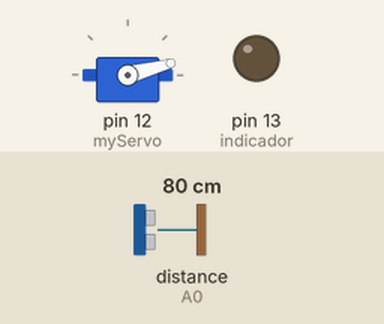
Simulated run of this sketch. Board: Arduino Uno, built with avr-gcc and run on an emulated ATmega328P. Parts: servo, output pins drawn as LEDs (lit = HIGH). Wiring (inferred from the names in the program): ultrasonic range finder: trigger A1; echo A0. Inputs (shaded band) come from the test bench; at power-on: distance to the obstacle (sensor on A0) 80 cm. The echo pulse lasts 58.3 µs per cm; pins used as bus, display or sensor lines are not drawn; what the sketch prints to the serial monitor is not drawn.

Above: at 0.01 s.
1.3 s: distance to the obstacle (sensor on A0) set to 2 cm
At 2.1 s:
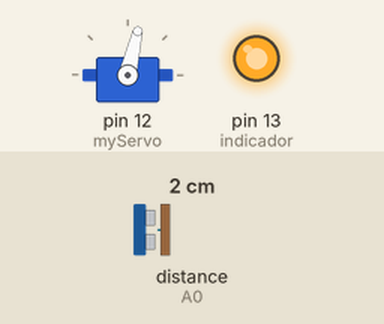
4.3 s: distance to the obstacle (sensor on A0) set to 36 cm
7.3 s: distance to the obstacle (sensor on A0) set to 43 cm
At 7.8 s:
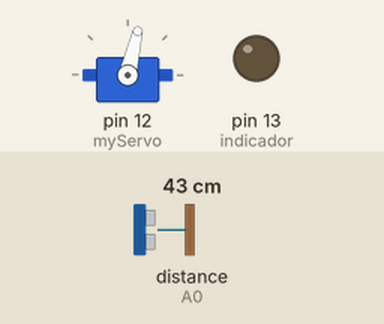
10.3 s: distance to the obstacle (sensor on A0) set to 18 cm
At 10.9 s:
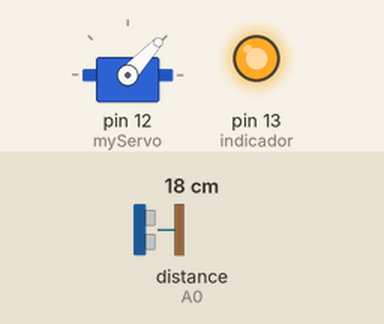
13.3 s: distance to the obstacle (sensor on A0) set to 60 cm
At 14.79 s:
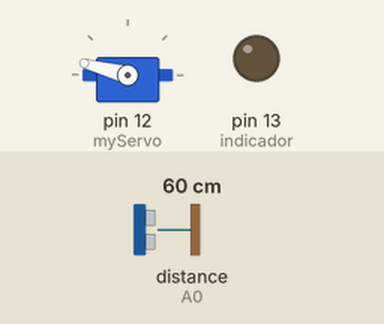
16.3 s: distance to the obstacle (sensor on A0) set to 35 cm
At 16.9 s:
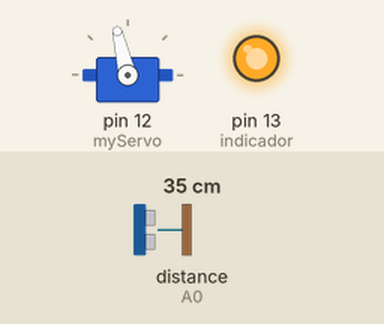
Timing chart, 0 to 20.3 s (numbered marks = the images above; inputs shaded):
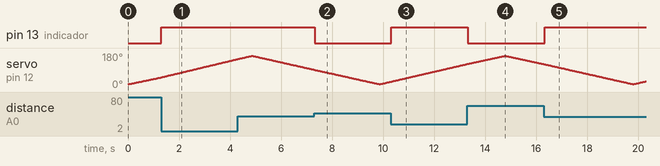

Measured:
- the behaviour switches between 40 and 41 cm on distance to the obstacle (sensor on A0) (found by bisection; images 1 and 2)
- after the input at 1.3 s, pin 13 (indicador): LOW → HIGH at once
- after the input at 7.3 s, pin 13 (indicador): HIGH → LOW at once
- after the input at 10.3 s, pin 13 (indicador): LOW → HIGH at once
- after the input at 13.3 s, pin 13 (indicador): HIGH → LOW at once
- after the input at 16.3 s, pin 13 (indicador): LOW → HIGH at once

The sketch:

radar-ultrasonido.ino
```cpp
#include <Servo.h>
const int trigger = A1;
const int echo = A0;
const int indicador = LED_BUILTIN;
long duracion;
int distancia;
Servo myServo;

void setup() {
  pinMode(trigger, OUTPUT);
  pinMode(echo, INPUT);
  pinMode(indicador, OUTPUT);
  Serial.begin(9600);
  myServo.attach(12);
}

void loop() {
  for(int i=15;i<=165;i++){
    myServo.write(i);
    delay(30);
    distancia = calcularDistancia();
    if (distancia < 40) digitalWrite(indicador, HIGH);
    else if(distancia > 40) digitalWrite(indicador, LOW);
    Serial.print(i);
    Serial.print(",");
    Serial.print(distancia);
    Serial.print(".");
  }

  for(int i=165;i>15;i--){
    myServo.write(i);
    delay(30);
    distancia = calcularDistancia();
    if (distancia < 40) digitalWrite(indicador, HIGH);
    else if(distancia > 40) digitalWrite(indicador, LOW);
    Serial.print(i);
    Serial.print(",");
    Serial.print(distancia);
    Serial.print(".");
  }
}

int calcularDistancia(){
  digitalWrite(trigger, LOW);
  delayMicroseconds(2);
  digitalWrite(trigger, HIGH);
  delayMicroseconds(10);
  digitalWrite(trigger, LOW);
  duracion = pulseIn(echo, HIGH);
  distancia = (duracion*0.0343)/2;
  return distancia;
}
```
